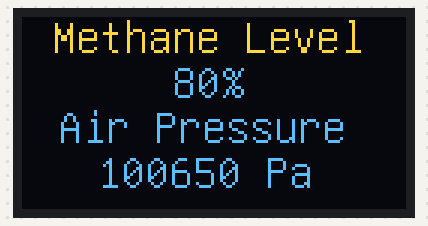
This sketch was run on a simulated Arduino Uno, built with avr-gcc and run on an emulated ATmega328P. On the bench: 128×64 one-colour display. The OLED is the two-colour kind (top 16 rows yellow).

Above: at 0.4 s.

The sketch:

monochrome_oled_13.ino
```cpp
#include "U8glib.h"
U8GLIB_SH1106_128X64 u8g(13, 11, 10, 9); // SCK = 13, MOSI = 11, CS = 10, A0 = 9
void draw(void) {
 // graphic commands to redraw the complete screen should be placed here
 u8g.setFont(u8g_font_unifont);
 //u8g.setFont(u8g_font_osb21);
 u8g.drawStr( 10, 12, "Methane Level");
 u8g.drawStr( 50, 27, "80%");
 u8g.drawStr( 12, 42, "Air Pressure");
 u8g.drawStr( 25, 57, "100650 Pa");
}
void setup(void) {
 // flip screen, if required
 //u8g.setRot180();
 // set SPI backup if required
 //u8g.setHardwareBackup(u8g_backup_avr_spi);
 // assign default color value
 if ( u8g.getMode() == U8G_MODE_R3G3B2 ) {
 u8g.setColorIndex(255); // white
 }
 else if ( u8g.getMode() == U8G_MODE_GRAY2BIT ) {
 u8g.setColorIndex(3); // max intensity
 }
 else if ( u8g.getMode() == U8G_MODE_BW ) {
 u8g.setColorIndex(1); // pixel on
 }
 else if ( u8g.getMode() == U8G_MODE_HICOLOR ) {
 u8g.setHiColorByRGB(255,255,255);
 }}
void loop(void) {
 // picture loop
 u8g.firstPage();
 do {
 draw();
 } while( u8g.nextPage() );
 // rebuild the picture after some delay
 delay(50);
}
```
